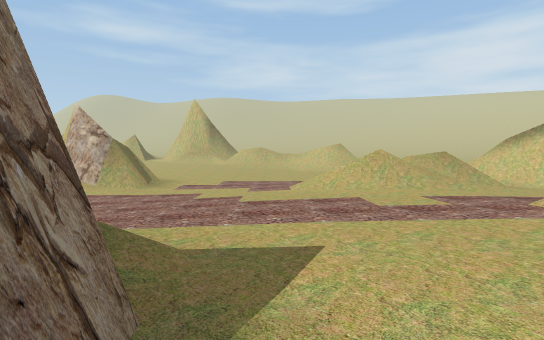
view 1 (above)

24 first-person views from a walk through a Unity game level. The camera is 1.5 m above the floor, tilts 4° down and sees 80° across. The floor is counted in squares, 2 m on a side. Each view is taken from the middle of a square. On the plan, view 1 faces up. The plan holds only what a view shows up to about 11 squares ahead; the rest is blank. The place goes on beyond the plan. The player is left out. Some animated figures are left out.

view 2
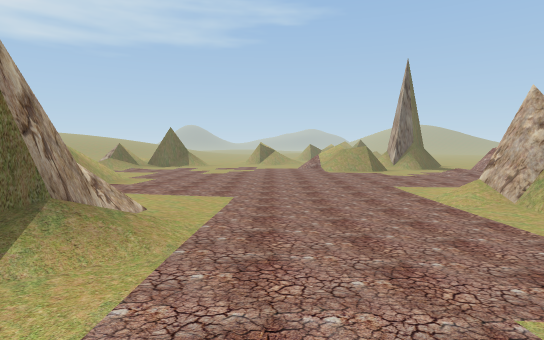

view 3
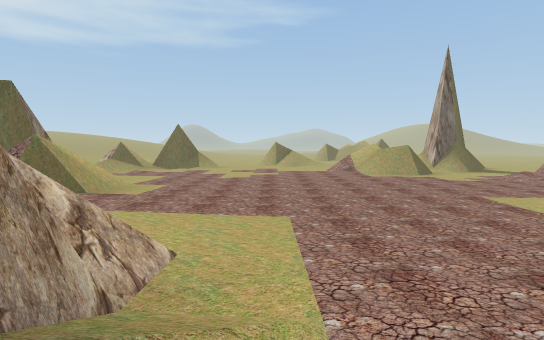

view 4
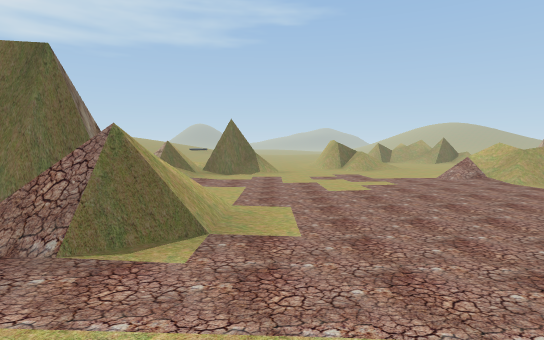

view 5
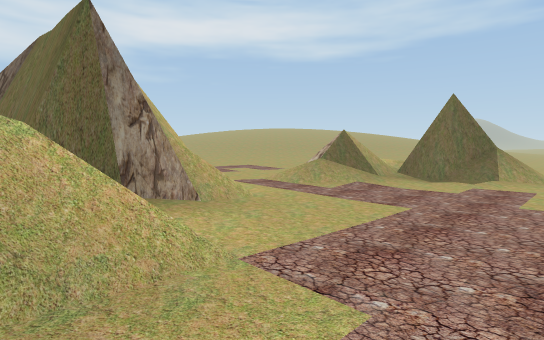

view 6
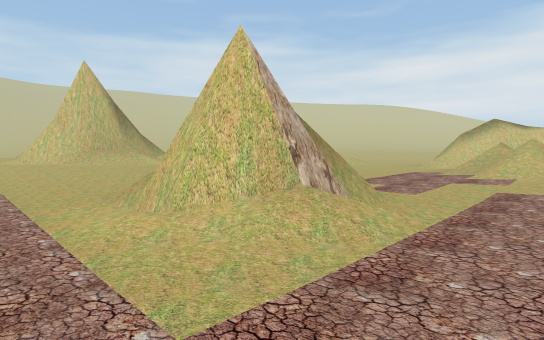

view 7
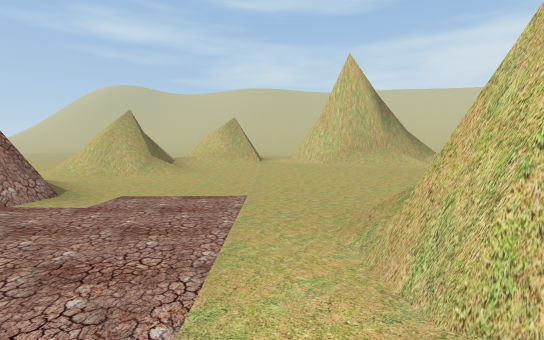

view 8
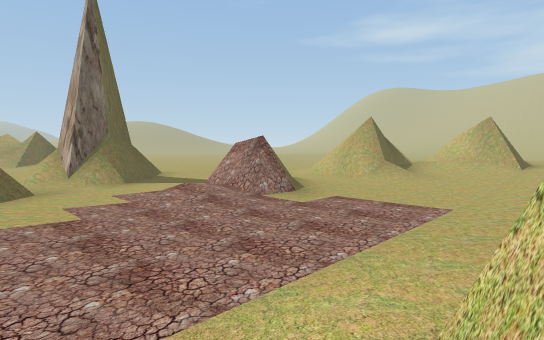

view 9
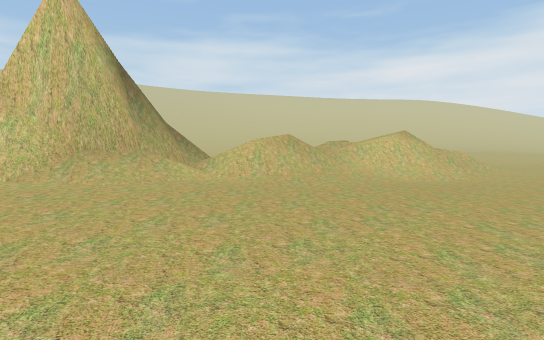

view 10
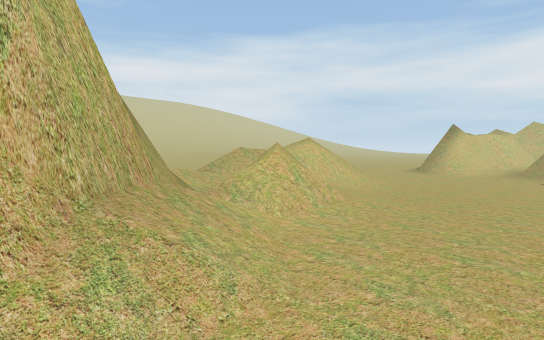

view 11
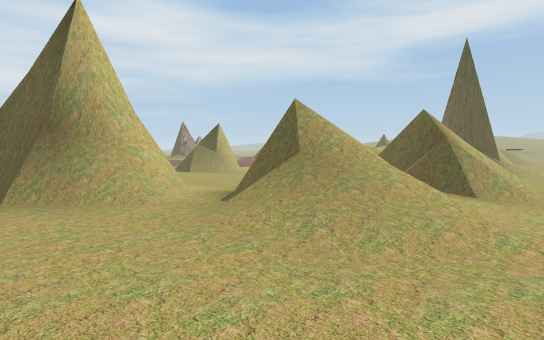

view 12
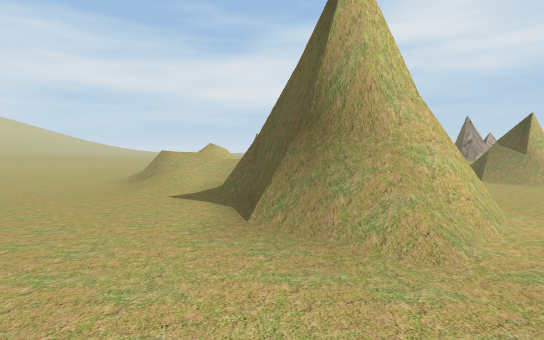

view 13
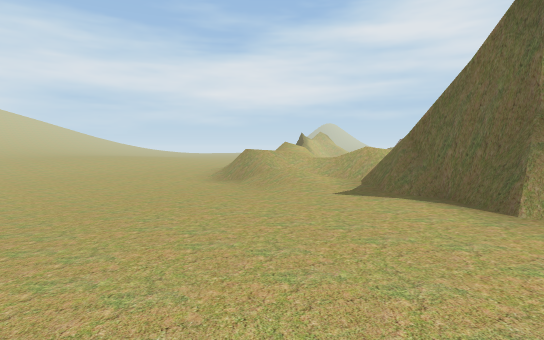

view 14
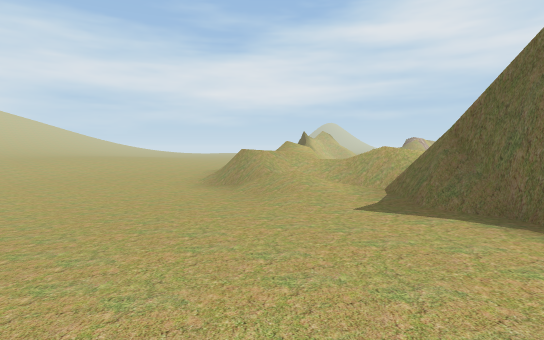

view 15
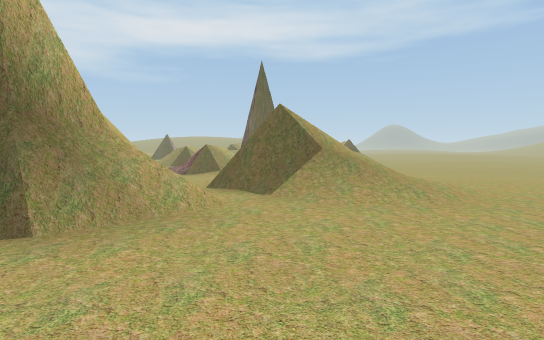

view 16
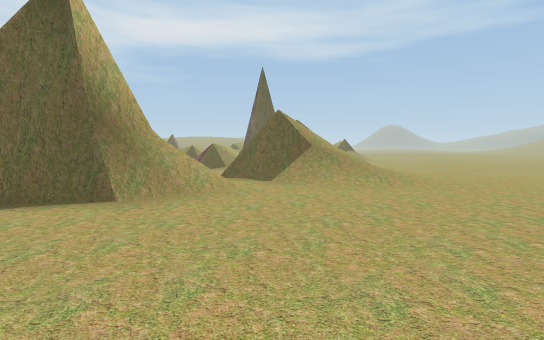

view 17
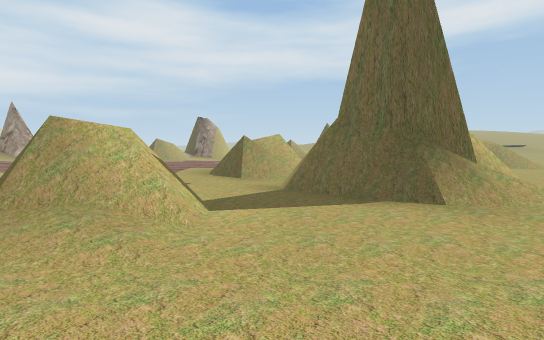

view 18
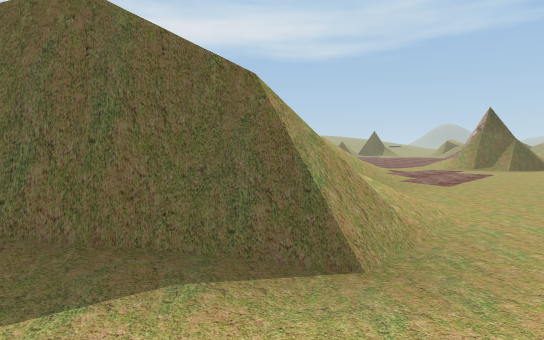

view 19
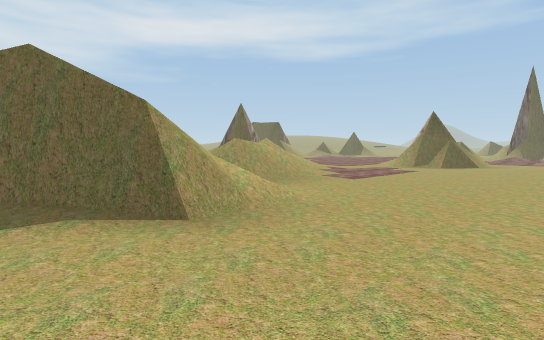

view 20
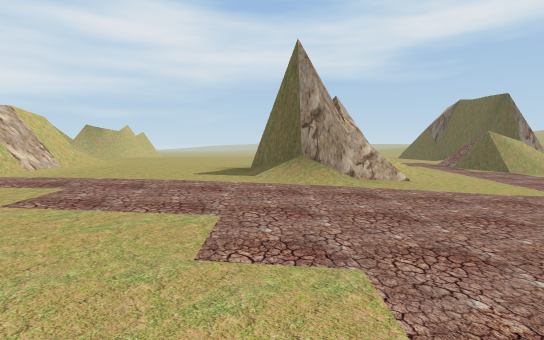

view 21
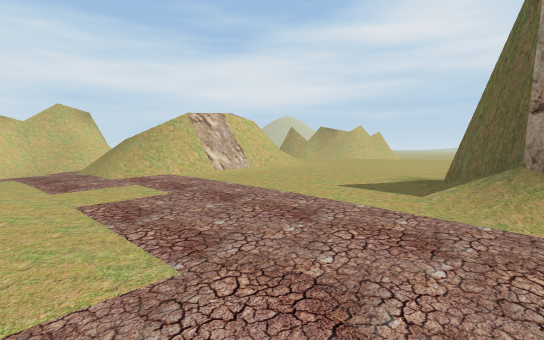

view 22
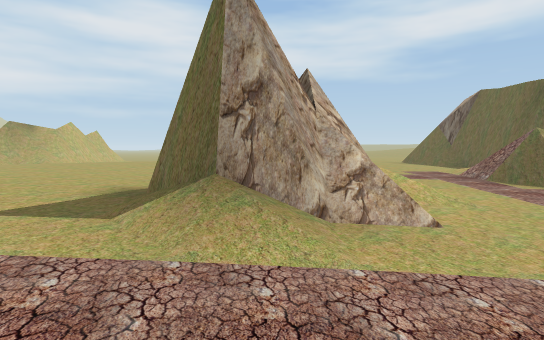

view 23
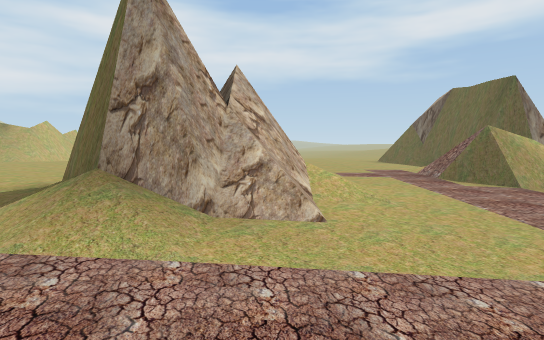

view 24
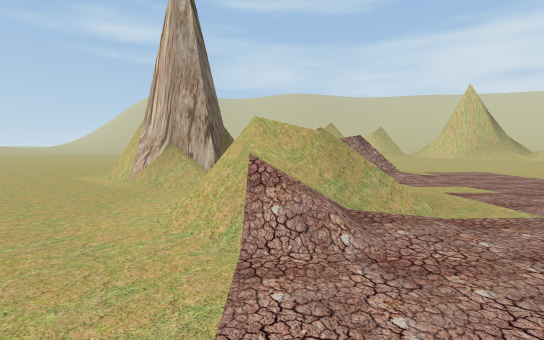

### Floor plan
Key: @ floor where view 1 was taken; # wall or solid block; . main floor; : floor 0.25 m higher than the main floor; + floor 0.5 m higher than the main floor; * floor 0.75 m higher than the main floor; / step, stairs or slope; = window, fence, low wall or low ledge.
Columns run from 16 left of view 1 to 9 right of it. Each row starts with its distance up from view 1.
 25         +++++:::..
 24  :::++++++++++::..........
 23 .:::++++++++++:::.........
 22 .:::++///+++++:::.........
 21 ..:::+///+++++:::........
 20  .::=+==#+####+///......
 19  ../==///+####=/////...
 18   ./==///++###//////=/
 17  ../==///::://=/////
 16 ..../=/..:::::////=/
 15 ...........::::../////
 14 ...///......::...../////..
 13 ...==#....................
 12 ##..==....................
 11 ##..///.../=#.........//=.
 10 ##........###.........//#/
  9 //==...../###.....///./###
  8 .=/=....../#=....////=//
  7 .#//............./////.
  6 .///............::+/::
  5 ...............::++++:::./
  4  .............::++++//:://
  3  ............://++++//  :/
  2  ...........:##/++++#
  1  ..........:/###+++*#
  0 ..........::/#  @++*#
 -1 /....../=#:::   +++*/
 -2 //..../   :::   +++**
 -3 /#/../## /::    ++++*
 -4  =/..### :::     +++**
 -5   ..   #::::     ++++++/
 -6  ...   #/:++        ++/=
 -7  ..    #

Where each view was taken, in squares from view 1:
view 1: 0 up, 0 right, facing up
view 2: 4 up, 1 right, facing left
view 3: 3 up, 1 left, facing left
view 4: 0 up, 4 left, facing left
view 5: 1 up, 8 left, facing down-left
view 6: 6 up, 8 left, facing up-right
view 7: 8 up, 7 left, facing up
view 8: 8 up, 6 left, facing up-left
view 9: 12 up, 6 left, facing up-right
view 10: 17 up, 6 left, facing right
view 11: 25 up, 8 left, facing down
view 12: 23 up, 7 left, facing down-right
view 13: 25 up, 5 left, facing down-right
view 14: 24 up, 4 left, facing down-right
view 15: 24 up, 4 left, facing down-left
view 16: 25 up, 3 left, facing down-left
view 17: 17 up, 14 left, facing down
view 18: 12 up, 9 right, facing down-left
view 19: 14 up, 9 right, facing down-left
view 20: 8 up, 1 left, facing down
view 21: 6 up, 2 left, facing down-right
view 22: 5 up, 2 left, facing down
view 23: 5 up, 3 left, facing down
view 24: 3 up, 14 left, facing up
